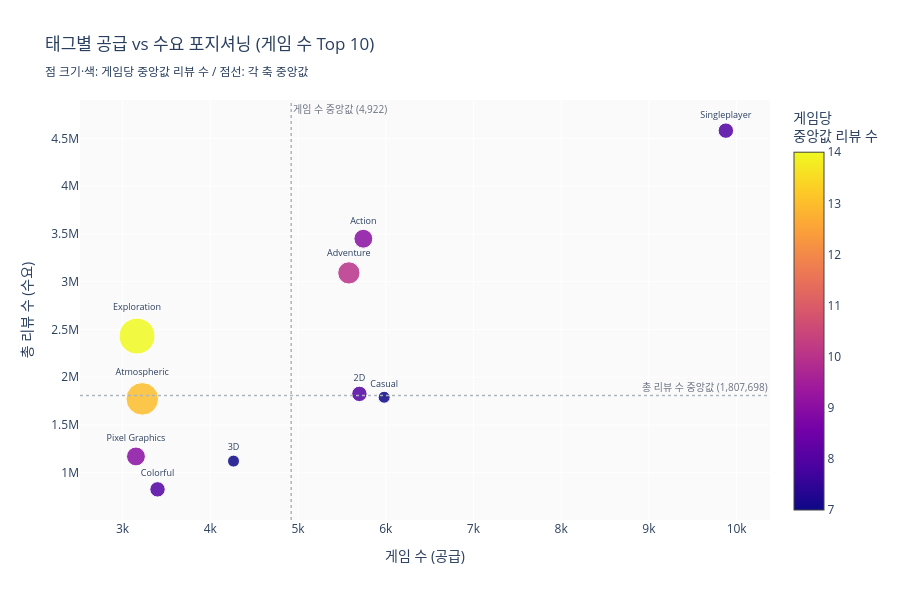

Write notebook code for a chart like this one.
### Markdown cell above
## 4. 게임 수 vs 총 리뷰 수 포지셔닝 산점도 (Top 50)

### Code cell
TOP_SCATTER = 10

plot_df = tag_stats.sort_values('game_count', ascending=False).head(TOP_SCATTER).copy()
plot_df['median_reviews'] = plot_df['median_reviews'].round(0).astype(int)

mid_games   = plot_df['game_count'].median()
mid_reviews = plot_df['total_reviews'].median()

# 중앙값 리뷰 수를 실제 데이터 범위 기준으로 정규화해 점 크기 결정 (12~36px)
v_min, v_max = plot_df['median_reviews'].min(), plot_df['median_reviews'].max()
plot_df['marker_size'] = 12 + (plot_df['median_reviews'] - v_min) / max(v_max - v_min, 1) * 24

fig = go.Figure()

fig.add_trace(go.Scatter(
    x=plot_df['game_count'],
    y=plot_df['total_reviews'],
    mode='markers+text',
    text=plot_df['tag'],
    textposition='top center',
    textfont=dict(size=9),
    marker=dict(
        size=plot_df['marker_size'],
        color=plot_df['median_reviews'],
        colorscale='Plasma',
        showscale=True,
        colorbar=dict(title='게임당<br>중앙값 리뷰 수'),
        opacity=0.85,
        line=dict(width=1, color='white'),
    ),
    customdata=plot_df[['median_reviews']].values,
    hovertemplate=(
        '<b>%{text}</b><br>'
        '게임 수: %{x:,}개<br>'
        '총 리뷰 수: %{y:,}<br>'
        '게임당 중앙값 리뷰 수: %{customdata[0]:,}<extra></extra>'
    ),
    showlegend=False,
))

fig.add_vline(
    x=mid_games, line_dash='dot', line_color='#adb5bd', line_width=1.5,
    annotation_text=f'게임 수 중앙값 ({int(mid_games):,})',
    annotation_position='top right',
    annotation_font=dict(size=10, color='#6B7280'),
)
fig.add_hline(
    y=mid_reviews, line_dash='dot', line_color='#adb5bd', line_width=1.5,
    annotation_text=f'총 리뷰 수 중앙값 ({int(mid_reviews):,})',
    annotation_position='top right',
    annotation_font=dict(size=10, color='#6B7280'),
)

fig.update_layout(
    title=f'태그별 공급 vs 수요 포지셔닝 (게임 수 Top {TOP_SCATTER})<br>'
          '<sub>점 크기·색: 게임당 중앙값 리뷰 수 / 점선: 각 축 중앙값</sub>',
    xaxis_title='게임 수 (공급)',
    yaxis_title='총 리뷰 수 (수요)',
    height=600,
    plot_bgcolor='#FAFAFA',
)
fig.show()

### Figure 1 — Plotly figure (JSON) as saved in the notebook; plotly's stock layout.template omitted (floating-point values rounded to 4 significant figures)
{"data": [{"customdata": [[8], [7], [9], [8], [10], [7], [8], [13], [14], [9]], "hovertemplate": "<b>%{text}</b><br>게임 수: %{x:,}개<br>총 리뷰 수: %{y:,}<br>게임당 중앙값 리뷰 수: %{customdata[0]:,}<extra></extra>", "marker": {"color": [8, 7, 9, 8, 10, 7, 8, 13, 14, 9], "colorbar": {"title": {"text": "게임당<br>중앙값 리뷰 수"}}, "colorscale": [[0, "#0d0887"], [0.1111, "#46039f"], [0.2222, "#7201a8"], [0.3333, "#9c179e"], [0.4444, "#bd3786"], [0.5556, "#d8576b"], [0.6667, "#ed7953"], [0.7778, "#fb9f3a"], [0.8889, "#fdca26"], [1, "#f0f921"]], "line": {"color": "white", "width": 1}, "opacity": 0.85, "showscale": true, "size": [15.43, 12.0, 18.86, 15.43, 22.29, 12.0, 15.43, 32.57, 36.0, 18.86]}, "mode": "markers+text", "showlegend": false, "text": ["Singleplayer", "Casual", "Action", "2D", "Adventure", "3D", "Colorful", "Atmospheric", "Exploration", "Pixel Graphics"], "textfont": {"size": 9}, "textposition": "top center", "type": "scatter", "x": [9877, 5982, 5745, 5700, 5580, 4265, 3399, 3225, 3165, 3153], "y": [4582007, 1790118, 3450158, 1825278, 3092148, 1121384, 825575, 1773242, 2430703, 1170144]}], "layout": {"annotations": [{"font": {"color": "#6B7280", "size": 10}, "showarrow": false, "text": "게임 수 중앙값 (4,922)", "x": 4922.0, "xanchor": "left", "xref": "x", "y": 1, "yanchor": "top", "yref": "y domain"}, {"font": {"color": "#6B7280", "size": 10}, "showarrow": false, "text": "총 리뷰 수 중앙값 (1,807,698)", "x": 1, "xanchor": "right", "xref": "x domain", "y": 1807698, "yanchor": "bottom", "yref": "y"}], "height": 600, "plot_bgcolor": "#FAFAFA", "shapes": [{"line": {"color": "#adb5bd", "dash": "dot", "width": 1.5}, "type": "line", "x0": 4922.0, "x1": 4922.0, "xref": "x", "y0": 0, "y1": 1, "yref": "y domain"}, {"line": {"color": "#adb5bd", "dash": "dot", "width": 1.5}, "type": "line", "x0": 0, "x1": 1, "xref": "x domain", "y0": 1807698, "y1": 1807698, "yref": "y"}], "title": {"text": "태그별 공급 vs 수요 포지셔닝 (게임 수 Top 10)<br><sub>점 크기·색: 게임당 중앙값 리뷰 수 / 점선: 각 축 중앙값</sub>"}, "xaxis": {"title": {"text": "게임 수 (공급)"}}, "yaxis": {"title": {"text": "총 리뷰 수 (수요)"}}}}
